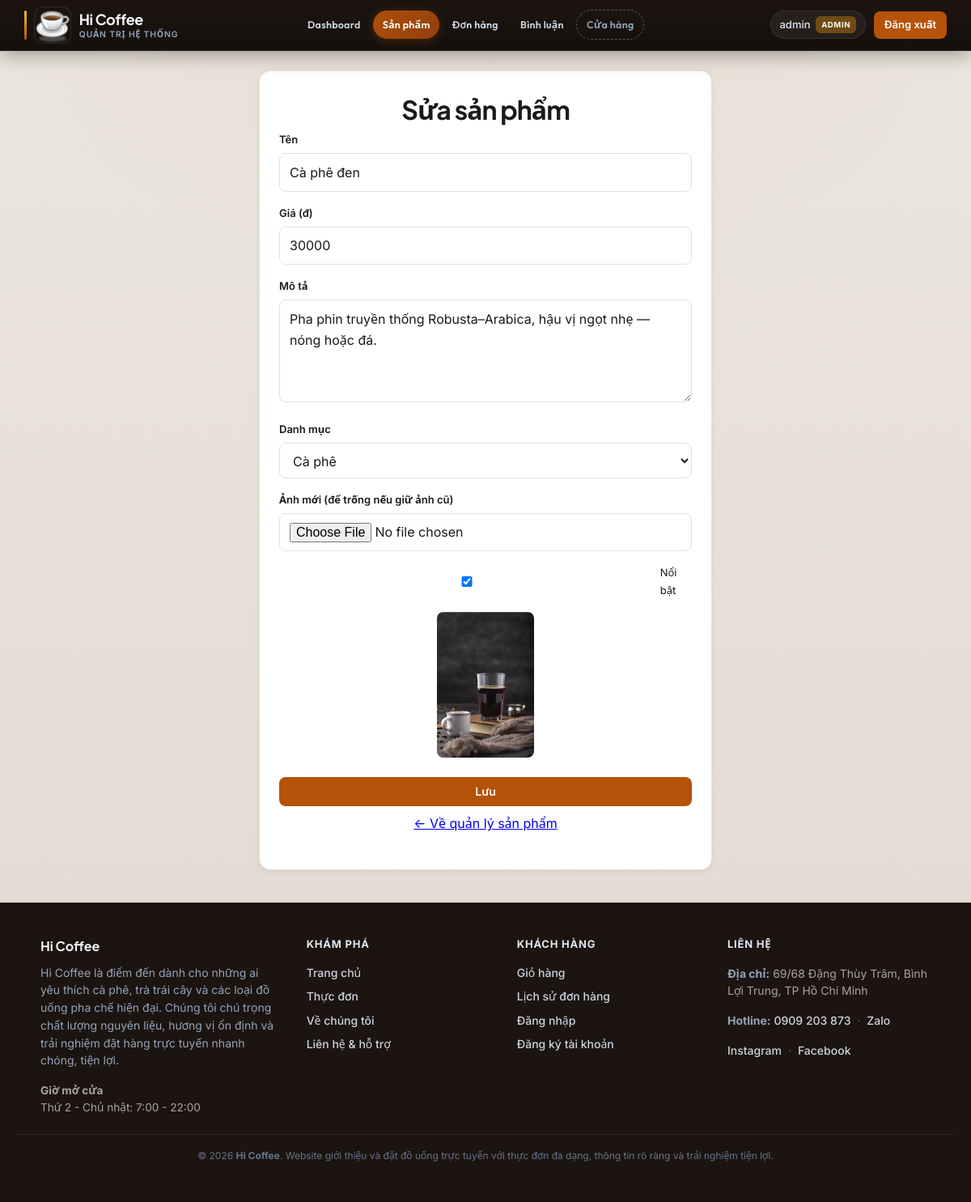
Page /admin/edit_product.php?id=1 (signed in) on the committed database.
### tables this page shows
CREATE TABLE `products` (
  `id` int(11) NOT NULL AUTO_INCREMENT,
  `name` varchar(100) NOT NULL,
  `description` text NOT NULL,
  `category` varchar(80) NOT NULL DEFAULT 'Khác',
  `price` int(11) NOT NULL,
  `image` varchar(255) DEFAULT NULL,
  `created_at` timestamp NOT NULL DEFAULT current_timestamp(),
  `is_featured` tinyint(1) NOT NULL DEFAULT 0,
  PRIMARY KEY (`id`),
  KEY `idx_products_category` (`category`),
  KEY `idx_products_featured` (`is_featured`)
);

### includes/paths.php (called while the page is built, shortened)
<?php
function app_url(string $path = ''): string
{
    $path = ltrim(str_replace('\\', '/', $path), '/');
    $b = HI_BASE_URL;
    if ($path === '') {
        return $b === '' ? '/' : $b . '/';
    }
    return ($b === '' ? '' : $b . '/') . $path;
}

### includes/product_constants.php (called while the page is built)
<?php
return [
    'Cà phê',
    'Trà',
    'Đá xay & đặc biệt',
    'Freeze & đá xay',
    'Soda & đồ uống lạnh',
    'Nước ép & tươi mát',
    'Sinh tố & yogurt',
    'Combo & ưu đãi',
    'Ăn nhẹ',
    'Khác',
];

### admin/edit_product.php (the view, shortened to what this page needs)
<?php
require_once dirname(__DIR__) . '/includes/init.php';
$adminProductsUrl = app_url('admin/admin_products.php');
$PRODUCT_CATEGORIES = require dirname(__DIR__) . '/includes/product_constants.php';
$product_id = isset($_GET['id']) ? (int) $_GET['id'] : 0;
$stmt = $conn->prepare('SELECT * FROM products WHERE id = ?');
$stmt->execute([$product_id]);
$product = $stmt->fetch(PDO::FETCH_ASSOC);
require dirname(__DIR__) . '/includes/header.php';
?>
<main id="main-content" class="site-main site-main--admin" tabindex="-1">
<div id="main" class="content-panel" style="max-width:560px;">
    <h1 class="page-title">Sửa sản phẩm</h1>
    <form method="post" action="<?= htmlspecialchars(app_url('admin/edit_product.php?id=' . $product_id)) ?>" enctype="multipart/form-data">
        <div class="form-group">
            <label for="name">Tên</label>
            <input type="text" id="name" name="name" value="<?= htmlspecialchars($product['name']) ?>" required>
        </div>
        <div class="form-group">
            <label for="price">Giá (đ)</label>
            <input type="number" id="price" name="price" min="0" value="<?= (int) $product['price'] ?>" required>
        </div>
        <div class="form-group">
            <label for="description">Mô tả</label>
            <textarea id="description" name="description" rows="4" required><?= htmlspecialchars($product['description']) ?></textarea>
        </div>
        <div class="form-group">
            <label for="category">Danh mục</label>
            <select id="category" name="category" required>
                <?php
                $curCat = $product['category'] ?? 'Khác';
                foreach ($PRODUCT_CATEGORIES as $c):
                ?>
                    <option value="<?= htmlspecialchars($c) ?>" <?= $curCat === $c ? 'selected' : '' ?>><?= htmlspecialchars($c) ?></option>
                <?php endforeach; ?>
            </select>
        </div>
        <div class="form-group">
            <label for="image">Ảnh mới (để trống nếu giữ ảnh cũ)</label>
            <input type="file" id="image" name="image" accept="image/*">
        </div>
        <div class="form-group">
            <label style="display:flex;align-items:center;gap:0.5rem;font-weight:400;">
                <input type="checkbox" name="is_featured" value="1" <?= !empty($product['is_featured']) ? 'checked' : '' ?>> Nổi bật
            </label>
        </div>
        <?php if (!empty($product['image'])): ?>
            <p class="text-center"><img src="<?= htmlspecialchars(app_url('img/' . $product['image'])) ?>" alt="" style="max-width:120px;border-radius:8px;"></p>
        <?php endif; ?>
        <button type="submit" class="btn btn--block">Lưu</button>
    </form>
    <p class="text-center mt-1"><a href="<?= htmlspecialchars($adminProductsUrl) ?>">← Về quản lý sản phẩm</a></p>
</div>
</main>
<?php require dirname(__DIR__) . '/includes/footer.php'; ?>

### css/style.css (style rules this page uses)
*, *::before, *::after { box-sizing: border-box; }
:root { --color-page: #ebe6df; --color-page-accent: #e2d9cf; --color-surface: #ffffff; --color-surface-2: #faf7f2; --color-header: #1c1410; --color-header-border: rgba(255, 255, 255, 0.07); --color-ink: #1c1917; --color-ink-muted: #57534e; --color-border: #e7e0d8; --color-accent: #b45309; --color-accent-hover: #92400e; --color-accent-muted: rgba(180, 83, 9, 0.15); --color-cafe: #431407; --color-danger: #b91c1c; --color-danger-bg: #fef2f2; --font-sans: "Inter", system-ui, -apple-system, "Segoe UI", sans-serif; --font-display: "Plus Jakarta Sans", var(--font-sans); --font-nav: "Outfit", var(--font-sans); --header-light-bg: #fffcf8; --header-light-edge: rgba(28, 25, 23, 0.08); --radius: 10px; --radius-lg: 14px; --shadow-sm: 0 1px 2px rgba(15, 23, 42, 0.06); --shadow-md: 0 4px 16px rgba(15, 23, 42, 0.08); --shadow-card: 0 2px 8px rgba(15, 23, 42, 0.06), 0 1px 2px rgba(15, 23, 42, 0.04); --focus-ring: 0 0 0 3px rgba(180, 83, 9, 0.35); }
html { scroll-behavior: smooth; }
body { margin: 0; min-height: 100vh; font-family: var(--font-sans); font-size: 1rem; line-height: 1.65; color: var(--color-ink); background-color: var(--color-page); background-image: radial-gradient(ellipse 120% 80% at 50% -20%, rgba(180, 83, 9, 0.09), transparent 55%), linear-gradient(180deg, var(--color-page) 0%, var(--color-page-accent) 100%); background-attachment: fixed; -webkit-font-smoothing: antialiased; }
.site-main { flex: 1; padding: 2rem 1.25rem 2.5rem; }
.page-title { font-family: var(--font-display); font-size: clamp(1.5rem, 3.5vw, 2rem); font-weight: 700; color: var(--color-ink); text-align: center; margin: 0 0 0.5rem; letter-spacing: -0.03em; line-height: 1.2; }
#main, .content-panel { max-width: 1080px; margin: 0 auto; background: var(--color-surface); border-radius: var(--radius-lg); padding: 1.75rem 1.5rem; border: 1px solid var(--color-border); box-shadow: var(--shadow-card); background-image: linear-gradient(180deg, rgba(255, 252, 248, 0.65) 0%, var(--color-surface) 0.5rem); }
.btn { display: inline-flex; align-items: center; justify-content: center; gap: 0.35rem; padding: 0.6rem 1.15rem; font-family: inherit; font-size: 0.875rem; font-weight: 600; text-decoration: none; border: none; border-radius: 8px; cursor: pointer; background: var(--color-accent); color: #fff; transition: background 0.15s, transform 0.1s; }
.btn--block { width: 100%; }
.form-group { margin-bottom: 1rem; }
.form-group label { display: block; font-size: 0.8125rem; font-weight: 600; margin-bottom: 0.35rem; color: var(--color-ink); }
.form-group input, .form-group textarea, .form-group select { width: 100%; padding: 0.6rem 0.75rem; border: 1px solid var(--color-border); border-radius: 8px; font: inherit; background: var(--color-surface); color: var(--color-ink); }
.text-center { text-align: center; }
.mt-1 { margin-top: 0.5rem; }
.site-main--admin { padding-top: 1.5rem; }

### rows in the picture
products: name "Cà phê đen", price "30000", description "Pha phin truyền thống Robusta–Arabica, hậu vị ngọt nhẹ — nóng hoặc đá.", category "Cà phê", is_featured "☑", image (picture)

### other values in the picture
$_SESSION['username'] "admin"
